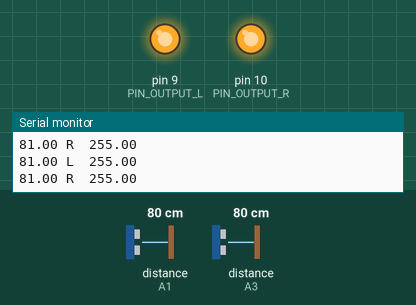
This sketch was run on a simulated Arduino Uno, built with avr-gcc and run on an emulated ATmega328P. On the bench: output pins drawn as LEDs (lit = HIGH), the last lines printed to the serial monitor. The test bench sets the inputs (shaded band); at power-on: distance to the obstacle (sensors on A1, A3) 80 cm. The echo pulse lasts 58.3 µs per cm.

Above: at 1.2 s.
1.3 s: distance to the obstacle (sensor on A1) set to 60 cm
At 2.0 s:
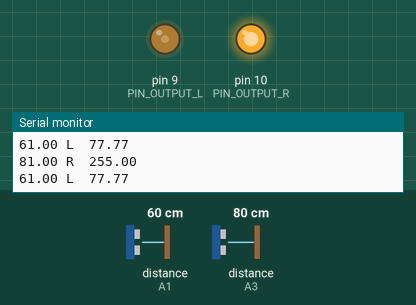
2.9 s: distance to the obstacle (sensor on A3) set to 2 cm
At 3.9 s:
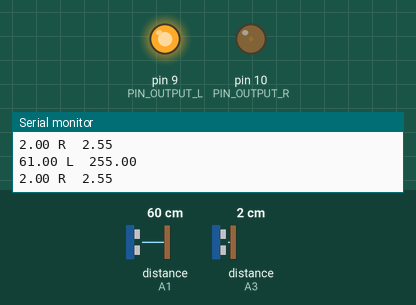
4.5 s: distance to the obstacle (sensor on A1) set to 2 cm
At 5.1 s:
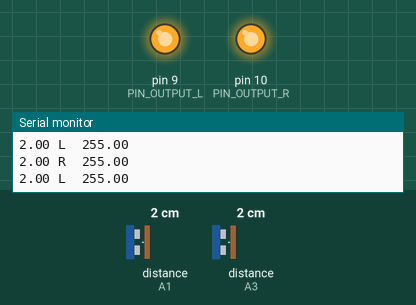
6.2 s: distance to the obstacle (sensor on A3) set to 4 cm
At 6.8 s:
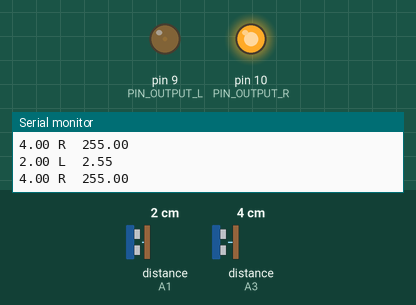
7.8 s: distance to the obstacle (sensor on A1) set to 4 cm
At 9.3 s:
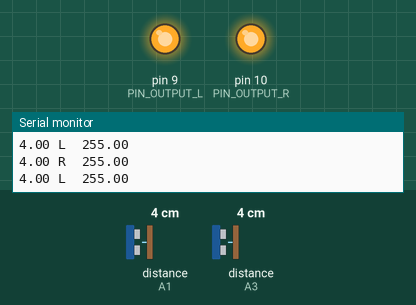
Timing chart, 0 to 10.4 s (numbered marks = the images above; inputs shaded):
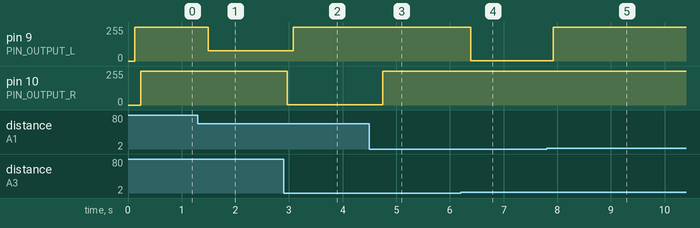

Measured:
- after the input at 1.3 s, pin 9 (PIN_OUTPUT_L): 255/255 → 77/255 after 0.19 s
- after the input at 2.9 s, pin 9 (PIN_OUTPUT_L): 77/255 → 255/255 after 0.18 s; pin 10 (PIN_OUTPUT_R): 255/255 → 2/255 after 0.07 s
- after the input at 4.5 s, pin 10 (PIN_OUTPUT_R): 2/255 → 255/255 after 0.25 s
- after the input at 6.2 s, pin 9 (PIN_OUTPUT_L): 255/255 → 2/255 after 0.19 s
- after the input at 7.8 s, pin 9 (PIN_OUTPUT_L): 2/255 → 255/255 after 0.13 s

The sketch:

simple_car.ino
```cpp
// ---------------------------------------------------------------------------
// combination of newping and pid control
// ---------------------------------------------------------------------------

double  Input_L, Input_R, Output_L, Output_R;
#define PIN_OUTPUT_L 9
#define PIN_OUTPUT_R 10


#include <NewPing.h>

#define TRIGGER_PIN_LEFT  A0  // Arduino pin tied to trigger pin on the ultrasonic sensor.
#define ECHO_PIN_LEFT     A1  // Arduino pin tied to echo pin on the ultrasonic sensor.
#define TRIGGER_PIN_RIGHT  A2  // Arduino pin tied to trigger pin on the ultrasonic sensor.
#define ECHO_PIN_RIGHT     A3  // Arduino pin tied to echo pin on the ultrasonic sensor.
#define MAX_DISTANCE 200 // Maximum distance we want to ping for (in centimeters). Maximum sensor distance is rated at 400-500cm.

NewPing sonar_L(TRIGGER_PIN_LEFT, ECHO_PIN_LEFT, MAX_DISTANCE); // NewPing setup of pins and maximum distance.
NewPing sonar_R(TRIGGER_PIN_RIGHT, ECHO_PIN_RIGHT, MAX_DISTANCE);

void setup() {
    //initialize the variables we're linked to
    Input_L = sonar_L.ping_cm();
    Input_R = sonar_R.ping_cm();


  Serial.begin(115200); // Open serial monitor at 115200 baud to see ping results.
}

void loop() {
  delay(50);
  Input_L = sonar_L.convert_cm(sonar_L.ping_median(3));
  if (Input_L == 0){
    Input_L = 200;
  }

  Output_L = calc_output(Input_L, Input_R);

  analogWrite(PIN_OUTPUT_L, Output_L);
  Serial.print(Input_L);
  Serial.print(" L  ");
  Serial.println(Output_L);

  delay(50);
  Input_R = sonar_R.convert_cm(sonar_R.ping_median(3));
  if (Input_R == 0){
    Input_R = 200;
  }

  Output_R = calc_output(Input_R, Input_L);

  analogWrite(PIN_OUTPUT_R, Output_R);
  Serial.print(Input_R);
  Serial.print(" R  ");
  Serial.println(Output_R);


}

double calc_output(double Input, double Offside) {
  double Output;
  if ( Input >= Offside) {
    Output = 255;
  }
  else Output = 255*(Input/200);
  return Output;
  }

void turnLeft()
{
  while (Input_L <= 80){
  analogWrite(PIN_OUTPUT_L, 200);
  Serial.println(Input_L);
  Input_L = sonar_L.convert_cm(sonar_L.ping_median(3));
  if (Input_L == 0){
    Input_L = 200;
    }
  }
}

void turnRight()
{
  while (Input_R <= 80){
  analogWrite(PIN_OUTPUT_R, 200);
  Serial.println(Input_R);
  Input_R = sonar_R.convert_cm(sonar_R.ping_median(3));
  if (Input_R == 0){
    Input_R = 200;
    }
  }
}
```
